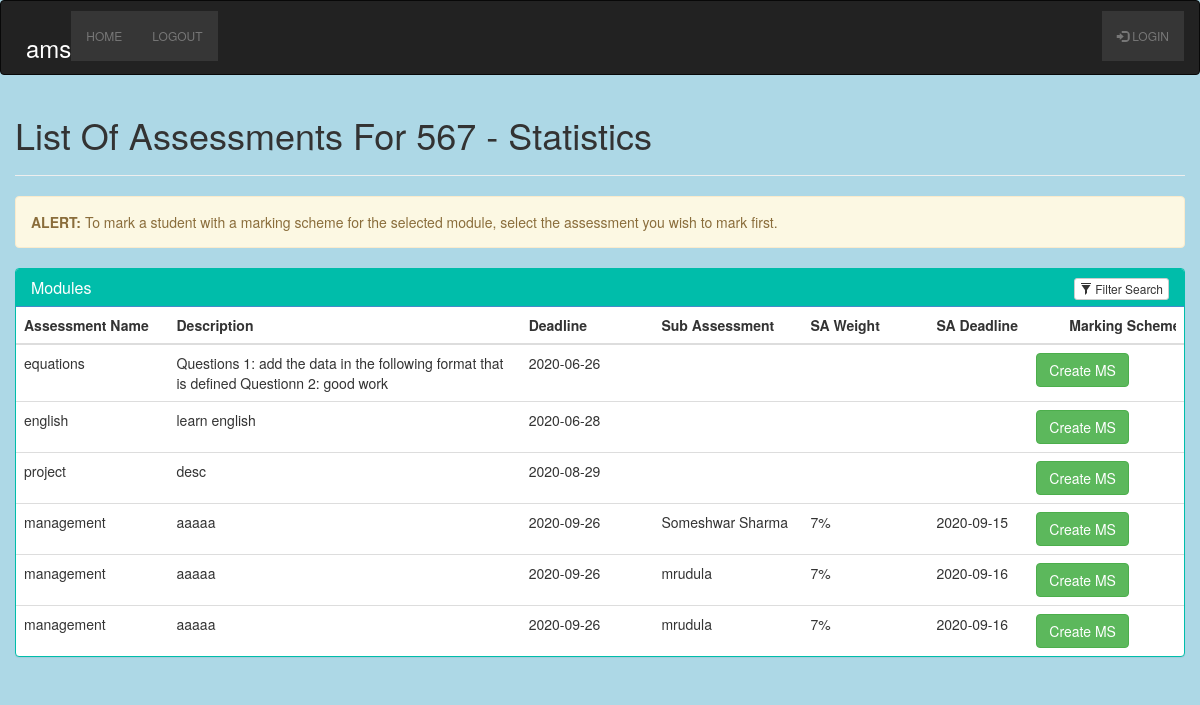
/admin/view-assessments-marking-scheme.php?id=567, run on the app's committed database.
### tables this page shows
CREATE TABLE `module` (
  `id` int(9) NOT NULL,
  `module_code` varchar(7) NOT NULL,
  `module_name` varchar(50) NOT NULL,
  `module_leader` varchar(50) NOT NULL,
  `description` varchar(250) NOT NULL,
  `level` varchar(25) NOT NULL,
  `assessment1` varchar(50) NOT NULL,
  `assessment2` varchar(50) NOT NULL,
  `assessment3` varchar(50) NOT NULL,
  `lecturers_linked` varchar(250) NOT NULL,
  `engagement_points` varchar(500) NOT NULL
);

CREATE TABLE `assessment` (
  `assessment_code` int(9) NOT NULL,
  `module_code` varchar(15) NOT NULL,
  `name` varchar(250) NOT NULL,
  `number_markers` varchar(9) NOT NULL,
  `marking_scheme` varchar(9) NOT NULL,
  `weighs` varchar(5) NOT NULL,
  `description` varchar(255) NOT NULL,
  `deadline` varchar(15) NOT NULL,
  `markers` varchar(250) NOT NULL,
  `sub_assessment` varchar(250) NOT NULL,
  `sub_assessment_description` varchar(250) NOT NULL,
  `sub_assessment_weight` varchar(250) NOT NULL,
  `sub_assessment_marking_scheme` varchar(25) NOT NULL,
  `sub_assessment_deadline` varchar(15) NOT NULL
);

### admin/view-assessments-marking-scheme.php (the view, shortened to what this page needs)
<!DOCTYPE html>
<html>
  <?php
    include "../includes/header.php";
    include "../includes/admin-navbar.php";
    include "../db_handler.php";
  ?>
  <link rel="stylesheet" href="https://maxcdn.bootstrapcdn.com/bootstrap/3.3.7/css/bootstrap.min.css">
<head>
    <link rel="stylesheet" type="text/css" href="bootstrap/css/bootstrap.min.css"/>
</head>
<body  style="background-color:lightblue">
<div class="container">
    <div class="row">
    	<h1>List Of Assessments For
        <?php
            $module = mysqli_real_escape_string($conn, $_GET['id']);
            $sql = "SELECT * FROM module WHERE module_code = '$module'";
            $result = mysqli_query($conn, $sql) or die(mysqli_error($conn));
                while($row = mysqli_fetch_array($result)) {
                  $mcode = $row['module_code'];
                  $mname = $row['module_name'];
            }
            echo $mcode . " - " . $mname;
        ?>
      </h1>
    	<hr>
      <div class="alert alert-warning" role="alert">
        <strong>ALERT: </strong> To mark a student with a marking scheme for the selected module, select the assessment you wish to mark first.
      </div>
        <div class="panel panel-primary filterable" style="border-color: #00bdaa;">
            <div class="panel-heading" style="background-color: #00bdaa;">
                <h3 class="panel-title">Modules</h3>
                <div class="pull-right">
                    <button class="btn btn-default btn-xs btn-filter"><span class="glyphicon glyphicon-filter"></span> Filter Search</button>
                </div>
            </div>
            <table class="table">
                <thead>
                    <tr class="filters">
                        <th><input type="text" class="form-control" placeholder="Assessment Name" disabled></th>
                        <th><input type="text" class="form-control" placeholder="Description" disabled></th>
                        <th><input type="text" class="form-control" placeholder="Deadline" disabled></th>
                        <th><input type="text" class="form-control" placeholder="Sub Assessment" disabled></th>
                        <th><input type="text" class="form-control" placeholder="SA Weight" disabled></th>
                        <th><input type="text" class="form-control" placeholder="SA Deadline" disabled></th>
                        <th><input type="text" class="form-control" placeholder="Marking Scheme" disabled></th>
                    </tr>
                </thead>
                <tbody>
                    <?php
                        $output = '';
                        if(isset($_POST["query"]))
                        {
                         $search = mysqli_real_escape_string($conn, $_POST["query"]);
                         $query = "
                          SELECT * FROM assessment
                          WHERE name LIKE '%".$search."%'
                          OR description LIKE '%".$search."%'
                          OR sub_assessment LIKE '%".$search."%'
                         ";
                        }
                        else
                        {
                          $mcode = mysqli_real_escape_string($conn, $_GET['id']);
                          $sql = "SELECT * FROM assessment WHERE module_code = '$mcode'";
                          $res = mysqli_query($conn, $sql);
                        }
                        while($row = mysqli_fetch_array($res)) {
                          $assessment = $row["assessment_code"];
                            $output .= '
                             <tr>
                              <td>'.$row["name"].'</td>
                              <td>'.$row["description"].'</td>
                              <td>'.$row["deadline"].'</td>
                              <td>'.$row["sub_assessment"].'</td>
                              <td>'.$row["sub_assessment_weight"].'</td>
                              <td>'.$row["sub_assessment_deadline"].'</td>
                                <td class="text-center">
                                  <button type="button" class="btn btn-success"><a href="marking-scheme.php?id=' . $assessment . '">Create MS</a></button>
                                </td>
                              </tr>
                              </div>
                            ';
                          }
                        echo $output;
                    ?>
</body>
</html>

### includes/admin-navbar.php (style rules this page uses)
div { display: block; }

### admin/view-assessments-marking-scheme.php (style rules this page uses)
.filterable { margin-top: 15px; }
.filterable .panel-heading .pull-right { margin-top: -20px; }
.filterable .filters input[disabled] { background-color: transparent; border: none; cursor: auto; box-shadow: none; padding: 0; height: auto; }
button { margin-left: -80px; }
a { color: white; }

### data on the page
module: module_code "567", module_name "Statistics"
assessment: name "equations", description "Questions 1: add the data in the following format that is defined Questionn 2: good work", deadline "2020-06-26"
assessment: name "english", description "learn english", deadline "2020-06-28"
assessment: name "project", description "desc", deadline "2020-08-29"
assessment: name "management", description "aaaaa", deadline "2020-09-26", sub_assessment "Someshwar Sharma", sub_assessment_weight "7%", sub_assessment_deadline "2020-09-15"
assessment: name "management", description "aaaaa", deadline "2020-09-26", sub_assessment "mrudula", sub_assessment_weight "7%", sub_assessment_deadline "2020-09-16"
assessment: name "management", description "aaaaa", deadline "2020-09-26", sub_assessment "mrudula", sub_assessment_weight "7%", sub_assessment_deadline "2020-09-16"

### other printed values
$name "HOME"
$name "LOGOUT"
